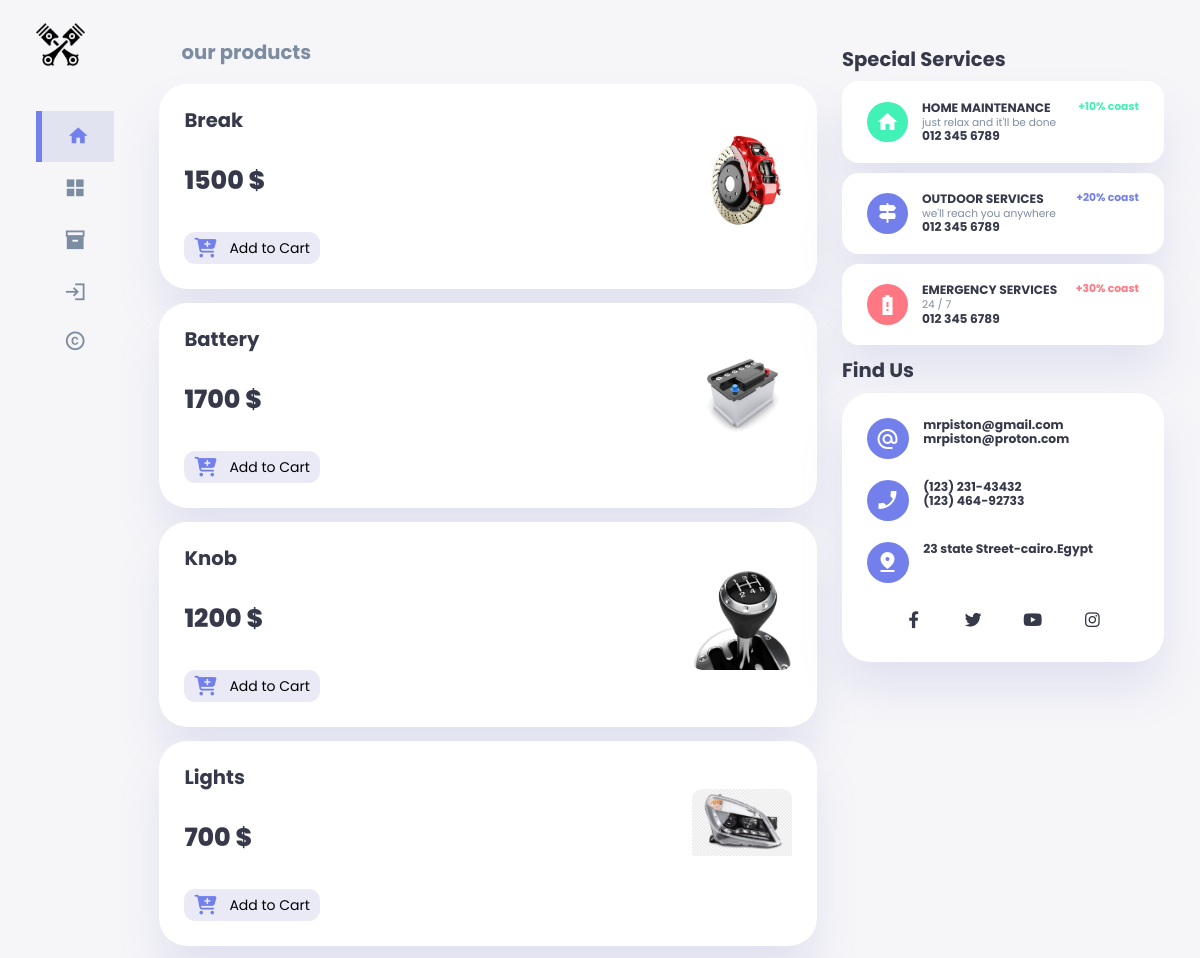
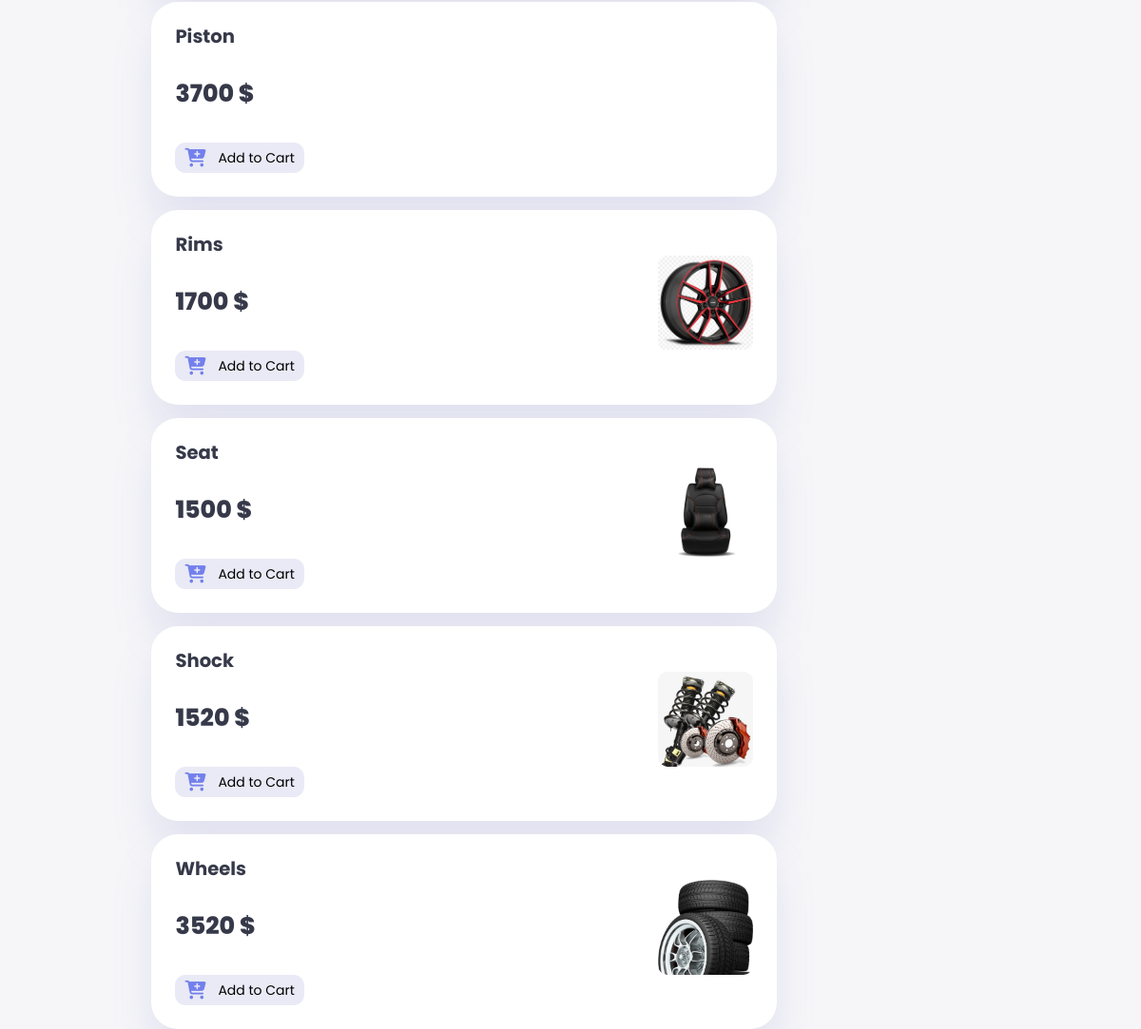
Page /parts on the committed database (2 pictures, top to bottom).
### tables this page shows
CREATE TABLE parts (
	id INTEGER PRIMARY KEY,
	part TEXT NOT NULL,
	price INTEGER NOT NULL
);

### app.py (the view)
@app.route("/parts")
def parts():
    rows = db.execute("SELECT * FROM  parts")
    return render_template("parts.html", rows = rows)

### app.py (called while the page is built)
@app.after_request
def after_request(response):
    response.headers["Cache-Control"] = "no-cache, no-store, must-revalidate"
    response.headers["Expires"] = 0
    response.headers["Pragma"] = "no-cache"
    return response

### templates/parts.html (shortened to what this page needs)
{% extends "layout.html" %}
{% block main %}
<div class="title text-muted">
    <h2>our products</h2>
</div>
    <div class="insights parts">
        {% for row in rows %}
            <div class="one">
                <h2 class="cap">{{ row["part"] }}</h2>
                <div class="middle">
                    <div class="lef">
                        <h1>{{row["price"]}} $</h1>
                    </div>
                    <div class="service">
                        <img src="../static/images/parts/{{row["part"]}}.png" alt="" >
                    </div>
                </div>
                <form action="/fav" method="post">
                    <div class="add">
                        <input type="submit" value="Add to Cart">
                        <i class="fa-solid fa-cart-plus"></i>
                    </div>
                </form>
            </div>
        {% endfor %}
    </div>
{% endblock %}

### templates/layout.html (shortened to what this page needs)
<!DOCTYPE html>
<html lang="en">
<head>
    <link rel="stylesheet"
    href="https://cdnjs.cloudflare.com/ajax/libs/font-awesome/6.1.1/css/all.min.css">
    <link rel="stylesheet" href="styles/normalize.css">
    <link rel="stylesheet" href="/static/style.css">
</head>
<body>
<div class="container">
    <aside>
        <div class="top">
            <div class="logo">
                <img src="../static/images/1505657.png" alt="logo">
            </div>
        </div>
        <div class="sidebar">
            <a href="/" class=" active">
                <span class="material-icons-sharp">home</span>
            </a>
            <a href="/services">
                <span class="material-icons-sharp">grid_view</span>
            </a>
            <a href="parts">
                <span class="material-icons-sharp">inventory_2</span>
           </a>
           {% if session["user_id"]%}
           <a href="/fav">
                <span class="material-icons-sharp">shopping_cart_checkout</span>
                <h3>My Cart</h3>
            </a>
            <a href="/appointment">
                    <span class="material-icons-sharp">book_online</span>
                    <h3>Book Now</h3>
                </a>
                <a href="/appointments">
                    <span class="material-icons-sharp">table_view</span>
                    <h3>My Bookings</h3>
                </a>
                <a href="/settings">
                    <span class="material-icons-sharp">settings</span>
                    <h3>Settings</h3>
                </a>
                <a href="/logout" class="btn">
                    <span class="material-icons-sharp">logout</span>
                    <h3>Logout</h3>
                </a>
            {% else%}
            <a href="/login" class="btn">
                <span class="material-icons-sharp">login</span>
            </a>
            {% endif%}
            <a href="/">
                <span class="material-icons-sharp">copyright</span>
            </a>
        </div>
    </aside>
    <main >
        {% block main %}{% endblock %}
    </main>
    <div class="right">
            <div class="services">
                <h2>Special Services</h2>
                <div class="item home">
                    <div class="icon">
                        <span class="material-icons-sharp">home</span>
                    </div>
                    <div class="right">
                        <div class="info">
                            <h3> HOME MAINTENANCE</h3>
                            <small class="text-muted">just relax and it'll be done</small>
                            <h3>012 345 6789</h3>
                        </div>
                        <h5 class="success">+10% coast</h5>
                    </div>
                </div>
                <div class="item outdoor">
                    <div class="icon">
                        <span class="material-icons-sharp">signpost</span>
                    </div>
                    <div class="right">
                        <div class="info">
                            <h3>OUTDOOR SERVICES</h3>
                            <small class="text-muted">we'll reach you anywhere</small>
                            <h3>012 345 6789</h3>
                        </div>
                        <h5 class="primary">+20% coast</h5>
                    </div>
                </div>
                <div class=" item emergency">
                    <div class="icon">
                        <span class="material-icons-sharp">battery_alert</span>
                    </div>
                    <div class="right">
                        <div class="info">
                            <h3>EMERGENCY SERVICES</h3>
                            <small class="text-muted">24 / 7</small>
                            <h3>012 345 6789</h3>
                        </div>
                        <h5 class="danger">+30% coast</h5>
                    </div>
                </div>
            </div>
        <div class="find_us">
            <h2>Find Us</h2>
            <div class="informations">
                <div class="info">
                    <div class="icon">
                        <span class="material-icons-sharp">alternate_email</span>
                    </div>
                    <div class="message">
                        <p><b>mrpiston@gmail.com</b></p>
                        <p><b>mrpiston@proton.com</b></p>
                    </div>
                </div>
                <div class="info">
                    <div class="icon">
                        <span class="material-icons-sharp">phone_enabled</span>
                    </div>
                    <div class="message">
                        <p><b>  (123) 231-43432  </b></p>
                        <p><b> (123) 464-92733  </b></p>
                    </div>
                </div>
                <div class="info">
                    <div class="icon">
                        <span class="material-icons-sharp">pin_drop</span>
                    </div>
                    <div class="message">
                        <p><b> 23 state Street-cairo.Egypt</b></p>
                    </div>
                </div>
                <div class="social-links">
                    <span><i class="fab fa-facebook-f"></i></span>
                    <span><i class="fab fa-twitter"></i></span>
                    <span><i class="fab fa-youtube"></i></span>
                   <span><i class="fab fa-instagram"></i></span>
             </div>
            </div>
        </div>
    </div>
</div>
</body>
</html>

### rows in the picture
parts: part "Break", price "1500", part (picture)
parts: part "Battery", price "1700", part (picture)
parts: part "Knob", price "1200", part (picture)
parts: part "Lights", price "700", part (picture)
parts: part "Piston", price "3700"
parts: part "Rims", price "1700", part (picture)
parts: part "Seat", price "1500", part (picture)
parts: part "Shock", price "1520", part (picture)
parts: part "Wheels", price "3520", part (picture)
